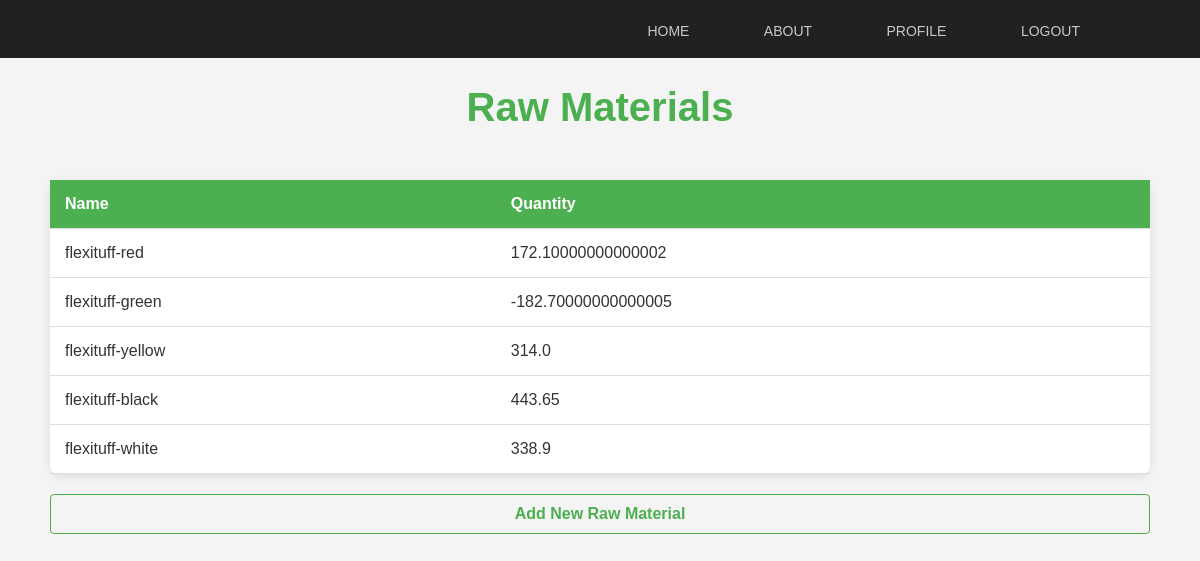
Screenshot of /inventory/view-raw-materials/ (signed in) with the database file from the repository.
### inventory/models.py (models this page shows, shortened)
class RawMaterial(models.Model):
    name = models.CharField(max_length=100)
    quantity = models.FloatField()  # Quantity available in stock

### inventory/views.py (the view)
# urls.py: path('view-raw-materials/', views.view_raw_materials, name='view_raw_materials'),
@login_required
def view_raw_materials(request):
    raw_materials = RawMaterial.objects.all()
    return render(request, 'inventory/view_raw_materials.html', {'raw_materials': raw_materials})

### inventory/templates/inventory/view_raw_materials.html (shortened to what this page needs)
<!DOCTYPE html>
<html>
<head>
</head>
<body>
    <header>
        <div class="container">
          <nav>
            <ul>
              <li><a href="#">Home</a></li>
              <li><a href="#">About</a></li>
              <li><a href="#">Profile</a></li>
              <li><a href="#">Logout</a></li>
            </ul>
          </nav>
        </div>
      </header>
    <h1>Raw Materials</h1>
    <div class="tab">
        <table>
        <thead>
            <tr>
                <th>Name</th>
                <th>Quantity</th>
            </tr>
        </thead>
        <tbody>
            {% for raw_material in raw_materials %}
            <tr>
                <td>{{ raw_material.name }}</td>
                <td>{{ raw_material.quantity }}</td>
            </tr>
            {% empty %}
            <tr>
                <td colspan="2">No raw materials available.</td>
            </tr>
            {% endfor %}
        </tbody>
    </table>
    <a class="aa" href="{% url 'add_raw_material' %}">Add New Raw Material</a>
    </div>
</body>
</html>

### inventory/templates/inventory/view_raw_materials.html (style rules this page uses)
body { font-family: 'Arial', sans-serif; background-color: #f4f4f4; color: #333; margin: 0; padding: 0px; }
h1 { text-align: center; color: #4CAF50; margin-bottom: 20px; font-size: 2.5em; }
table { width: 100%; border-collapse: collapse; margin: 20px 0; background-color: white; border-radius: 8px; box-shadow: 0 2px 10px rgba(0, 0, 0, 0.1); }
th, td { padding: 15px; text-align: left; border-bottom: 1px solid #ddd; }
th { background-color: #4CAF50; color: white; }
.aa { display: block; text-align: center; margin-top: 20px; color: #4CAF50; text-decoration: none; font-size: 16px; font-weight: bold; border: 1px solid #4CAF50; border-radius: 4px; padding: 10px; transition: background-color 0.3s; }
.container { width: 80%; margin: 0 auto; }
header { padding-top: 1%; padding-bottom: 1.5%; background-color: #212121; }
header::after { content: ''; display: table; clear: both; }
nav { float: right; }
nav ul { margin: 0; padding: 0; list-style: none; }
nav li { display: inline-block; margin-left: 70px; padding-top: 10px; position: relative; align-items: center; }
nav a { color: #c8c8c8; text-decoration: none; text-transform: uppercase; font-size: 14px; }
.tab { margin: 50px; }
nav a::before { content: ''; display: block; height: 2px; background-color: #ff0000; position: absolute; top: 0; width: 0%; transition: all ease-in-out 250ms; }

### rows the page displays
RawMaterial: name "flexituff-red", quantity "172.10000000000002"
RawMaterial: name "flexituff-green", quantity "-182.70000000000005"
RawMaterial: name "flexituff-yellow", quantity "314.0"
RawMaterial: name "flexituff-black", quantity "443.65"
RawMaterial: name "flexituff-white", quantity "338.9"
